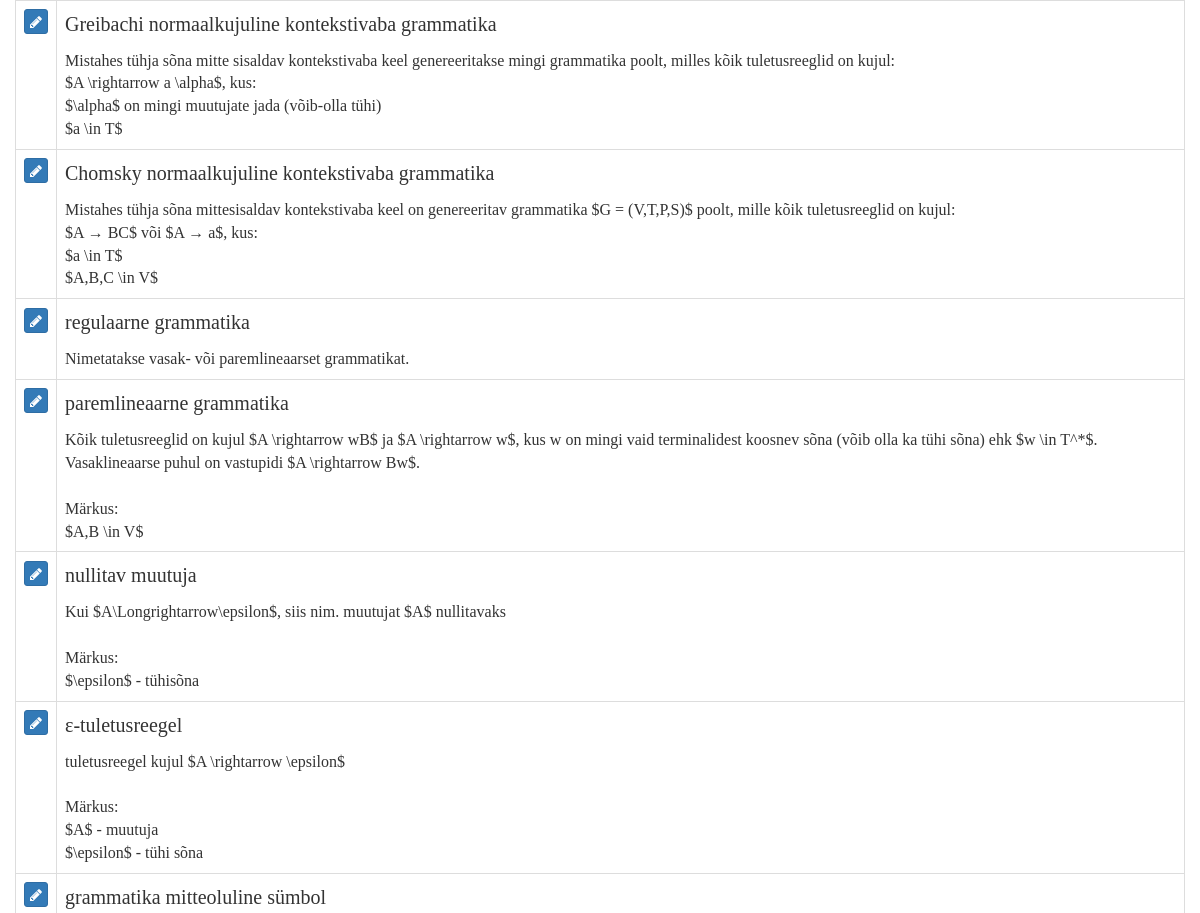
/filter_cards/general (signed in, middle part), run on an earlier commit of the app's database.
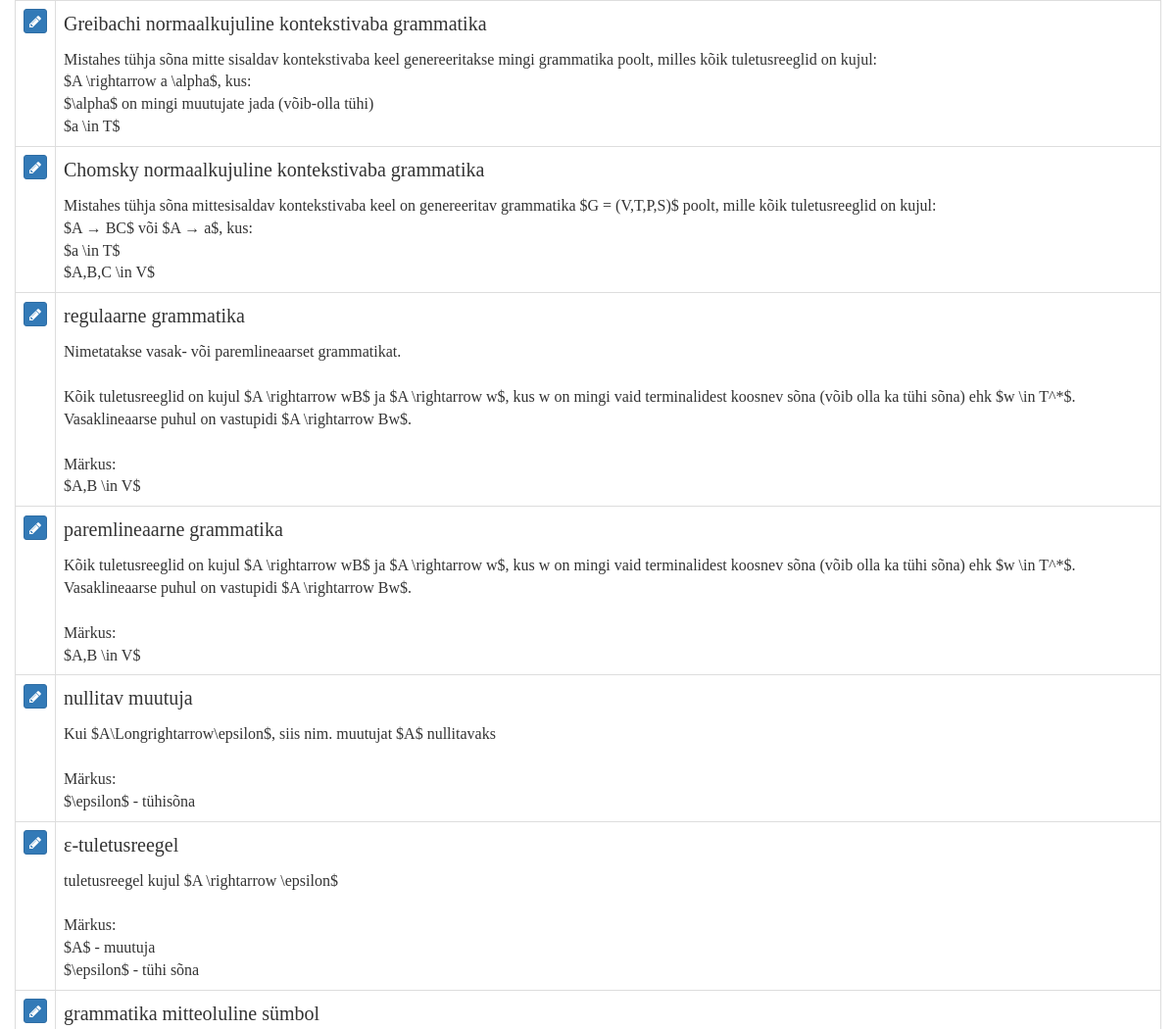
And on a later commit of the database.
### tables this page shows
CREATE TABLE cards (
  id integer primary key autoincrement,
  type tinyint not null, /* 1 for vocab, 2 for code */
  front text not null,
  back text not null,
  known boolean default 0
);

### flash_cards.py (the view)
@app.route('/filter_cards/<filter_name>')
def filter_cards(filter_name):
    if not session.get('logged_in'):
        return redirect(url_for('login'))
    filters = {
        "all": "where 1 = 1",
        "general": "where type = 1",
        "code": "where type = 2",
        "known": "where known = 1",
        "unknown": "where known = 0",
    }
    query = filters.get(filter_name)
    if not query:
        return redirect(url_for('cards'))
    db = get_db()
    fullquery = "SELECT id, type, front, back, known FROM cards " + query + " ORDER BY id DESC"
    cur = db.execute(fullquery)
    cards = cur.fetchall()
    return render_template('cards.html', cards=cards, filter_name=filter_name)

### flash_cards.py (called while the page is built)
def connect_db():
    rv = sqlite3.connect(app.config['DATABASE'])
    rv.row_factory = sqlite3.Row
    return rv

def get_db():
    if not hasattr(g, 'sqlite_db'):
        g.sqlite_db = connect_db()
    return g.sqlite_db

### templates/cards.html (shortened to what this page needs)
{% extends "layout.html" %}
{% block body %}
    <br/>
    <br/>
    <table class="table table-bordered">
        {% for card in cards %}
            <tr>
                <td>
                    <a href="{{ url_for('edit', card_id=card.id) }}" class="btn btn-xs btn-primary"><i
                            class="fa fa-pencil" aria-hidden="true"></i></a>
                </td>
                <td class="cardContent">
                    <h4>
                        {% if card.type == 1 %}
                            {{ card.front }}
                        {% else %}
                            Teoreem:&nbsp;{{ card.front }}
                        {% endif %}
                    </h4>
                    {{ card.back|replace("\n", "<br />")|safe }}
                </td>
            </tr>
        {% else %}
            <tr>
                <td>
                    <em>No cards to show.</em>
                </td>
            </tr>
        {% endfor %}
    </table>
{% endblock %}

### templates/layout.html (shortened to what this page needs)
<!doctype html>
<html>
<head>
    <link href="https://maxcdn.bootstrapcdn.com/font-awesome/4.7.0/css/font-awesome.min.css" rel="stylesheet"
>
    <link rel=stylesheet type=text/css href="{{ url_for('static', filename='bootstrap.min.css') }}"/>
    <link rel=stylesheet type=text/css href="{{ url_for('static', filename='style.css') }}"/>
</head>
<body>
<div class="container">
    <div class="row">
        {% block body %}{% endblock %}
    </div>
</div>
</body>
</html>

### static/style.css (style rules this page uses)
.cardContent, h4 { font-family: Georgia, "Times New Roman", Times, serif; }
.cardContent h4 { margin-top: 0; }

What changed in the data, as far as the page shows it:
changed cards "regulaarne grammatika": back "Nimetatakse vasak- või paremlineaarset grammatikat." → "…vasak- või paremlineaarset grammatikat. Kõik tuletusreeglid on kujul $A \\rightarrow wB$ ja $A \\rightarrow w$, kus w on mingi vaid terminalidest koosnev sõna (võib olla ka tühi sõna) ehk $w \\in T^*$. Vasaklineaarse puhul on vastupidi $A \\rightarrow Bw$. Märkus: $A,B \\in V$"
